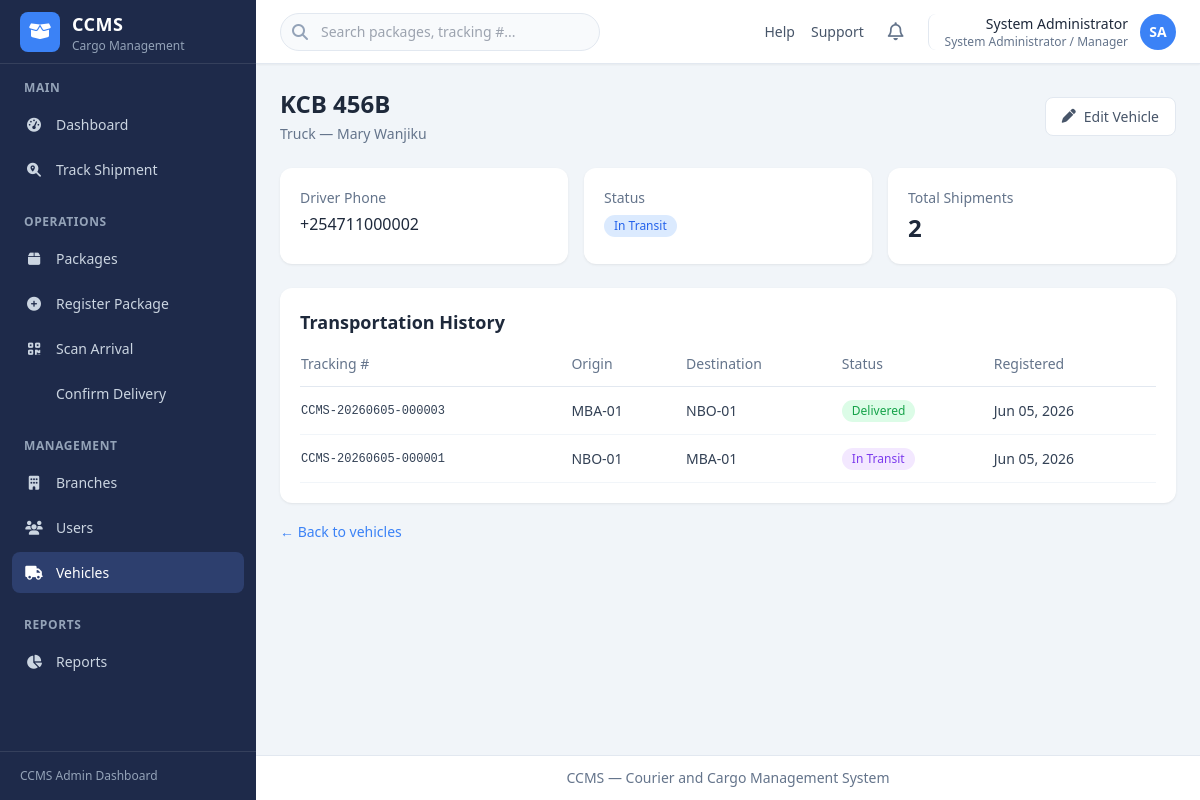
The app's page /vehicles/2/ (signed in), older data.
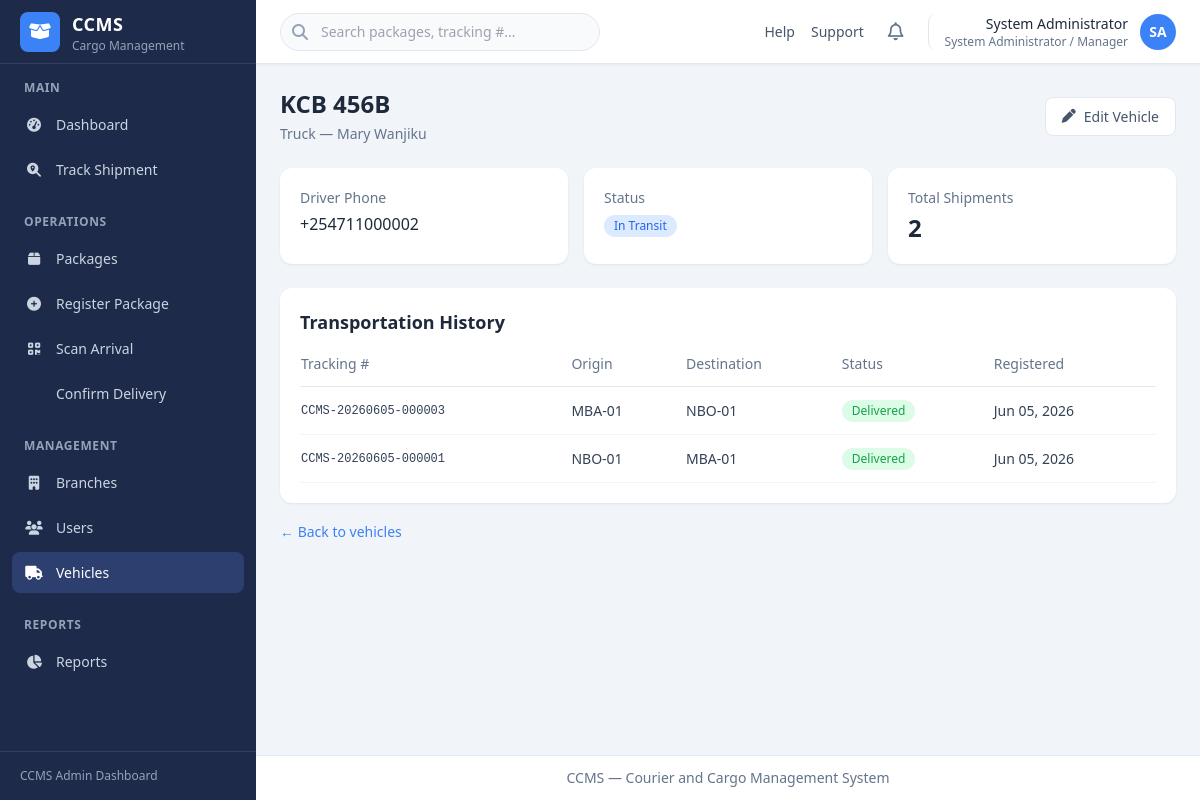
The same page, newer data.
### ccms_app/models.py (models this page shows, shortened)
class Package(models.Model):
    tracking_number = models.CharField(max_length=30, unique=True, editable=False)
    sender_full_name = models.CharField(max_length=255)
    sender_id_number = models.CharField(max_length=50)
    sender_phone = models.CharField(max_length=20)
    receiver_full_name = models.CharField(max_length=255)
    receiver_id_number = models.CharField(max_length=50)
    receiver_phone = models.CharField(max_length=20)
    package_type = models.CharField(max_length=20, choices=PackageType.choices)
    description = models.TextField(blank=True)
    quantity = models.PositiveIntegerField(default=1)
    weight = models.DecimalField(max_digits=10, decimal_places=2)
    origin_branch = models.ForeignKey(
        Branch,
        on_delete=models.PROTECT,
        related_name='outgoing_packages',
    )
    destination_branch = models.ForeignKey(
        Branch,
        on_delete=models.PROTECT,
        related_name='incoming_packages',
    )
    assigned_vehicle = models.ForeignKey(
        Vehicle,
        on_delete=models.SET_NULL,
        null=True,
        blank=True,
        related_name='shipments',
    )
    transport_fee = models.DecimalField(max_digits=12, decimal_places=2)
    status = models.CharField(
        max_length=30,
        choices=PackageStatus.choices,
        default=PackageStatus.REGISTERED,
    )
    registered_by = models.ForeignKey(
        settings.AUTH_USER_MODEL,
        on_delete=models.PROTECT,
        related_name='registered_packages',
    )
    registered_at = models.DateTimeField(auto_now_add=True)
    received_by = models.ForeignKey(
        settings.AUTH_USER_MODEL,
        on_delete=models.SET_NULL,
        null=True,
        blank=True,
        related_name='received_packages',
    )
    received_at_branch = models.ForeignKey(
        Branch,
        on_delete=models.SET_NULL,
        null=True,
        blank=True,
        related_name='received_packages',
    )
    arrived_at = models.DateTimeField(null=True, blank=True)
    delivered_by = models.ForeignKey(
        settings.AUTH_USER_MODEL,
        on_delete=models.SET_NULL,
        null=True,
        blank=True,
        related_name='delivered_packages',
    )
    delivered_at = models.DateTimeField(null=True, blank=True)
    delivery_receiver_id_number = models.CharField(max_length=50, blank=True)
    created_at = models.DateTimeField(auto_now_add=True)
    updated_at = models.DateTimeField(auto_now=True)
    class Meta:
        ordering = ['-registered_at']
    @property
    def status_label(self):
        return self.get_status_display()
    @property
    def status_css_class(self):
        mapping = {
            PackageStatus.REGISTERED: 'registered',
            PackageStatus.READY_FOR_DISPATCH: 'ready',
            PackageStatus.IN_TRANSIT: 'in-transit',
            PackageStatus.ARRIVED: 'arrived',
            PackageStatus.READY_FOR_PICKUP: 'ready',
            PackageStatus.DELIVERED: 'delivered',
            PackageStatus.CANCELLED: 'cancelled',
        }
        return mapping.get(self.status, 'registered')

class Branch(models.Model):
    name = models.CharField(max_length=255)
    code = models.CharField(max_length=20, unique=True)
    location = models.CharField(max_length=255)
    contact_number = models.CharField(max_length=20)
    is_active = models.BooleanField(default=True)
    created_at = models.DateTimeField(auto_now_add=True)
    updated_at = models.DateTimeField(auto_now=True)
    class Meta:
        ordering = ['name']
        verbose_name_plural = 'branches'

### ccms_app/views_management.py (the view)
# urls.py: path('vehicles/<int:pk>/', views_management.vehicle_detail, name='vehicle_detail'),
@admin_required
def vehicle_detail(request, pk):
    vehicle = get_object_or_404(Vehicle, pk=pk)
    shipments = (
        Package.objects
        .filter(assigned_vehicle=vehicle)
        .select_related('origin_branch', 'destination_branch')
        .order_by('-registered_at')
    )
    return render(request, 'ccms_app/vehicles/detail.html', {
        'active_nav': 'vehicles',
        'vehicle': vehicle,
        'shipments': shipments,
    })

### account/models.py (called while the page is built)
    @property
    def is_admin_manager(self):
        return self.role == UserRole.ADMIN_MANAGER

    @property
    def role_label(self):
        return self.get_role_display()

    def get_initials(self):
        parts = self.full_name.strip().split()
        if len(parts) >= 2:
            return (parts[0][0] + parts[-1][0]).upper()
        if parts:
            return parts[0][0].upper()
        return self.username[:1].upper()

### templates/ccms_app/vehicles/detail.html (shortened to what this page needs)
{% extends "base.html" %}
{% block page_header %}
<div class="mb-6 flex flex-col gap-4 sm:flex-row sm:items-center sm:justify-between">
    <div>
        <h1 class="text-2xl font-bold text-slate-800">{{ vehicle.plate_number }}</h1>
        <p class="mt-1 text-sm text-slate-500">{{ vehicle.vehicle_type }} — {{ vehicle.driver_name }}</p>
    </div>
    <a href="{% url 'ccms_app:vehicle_edit' vehicle.pk %}" class="btn-secondary">
        <i class="fa-solid fa-pen"></i> Edit Vehicle
    </a>
</div>
{% endblock %}
{% block content %}
<div class="mb-6 grid grid-cols-1 gap-4 sm:grid-cols-3">
    <div class="dashboard-card">
        <p class="text-sm text-slate-500">Driver Phone</p>
        <p class="mt-1 font-medium">{{ vehicle.driver_phone }}</p>
    </div>
    <div class="dashboard-card">
        <p class="text-sm text-slate-500">Status</p>
        <p class="mt-1"><span class="status-badge status-registered">{{ vehicle.get_status_display }}</span></p>
    </div>
    <div class="dashboard-card">
        <p class="text-sm text-slate-500">Total Shipments</p>
        <p class="mt-1 text-2xl font-bold">{{ shipments|length }}</p>
    </div>
</div>
<div class="dashboard-card overflow-x-auto">
    <h2 class="mb-4 text-lg font-semibold text-slate-800">Transportation History</h2>
    <table class="data-table">
        <thead>
            <tr>
                <th>Tracking #</th>
                <th>Origin</th>
                <th>Destination</th>
                <th>Status</th>
                <th>Registered</th>
            </tr>
        </thead>
        <tbody>
            {% for shipment in shipments %}
            <tr>
                <td class="font-mono text-xs">{{ shipment.tracking_number }}</td>
                <td>{{ shipment.origin_branch.code }}</td>
                <td>{{ shipment.destination_branch.code }}</td>
                <td><span class="status-badge status-{{ shipment.status_css_class }}">{{ shipment.status_label }}</span></td>
                <td>{{ shipment.registered_at|date:"M d, Y" }}</td>
            </tr>
            {% empty %}
            <tr>
                <td colspan="5" class="py-8 text-center text-slate-400">No shipments assigned to this vehicle yet.</td>
            </tr>
            {% endfor %}
        </tbody>
    </table>
</div>
<div class="mt-4">
    <a href="{% url 'ccms_app:vehicle_list' %}" class="text-sm font-medium text-brand hover:text-brand-dark">
        &larr; Back to vehicles
    </a>
</div>
{% endblock %}

Row changes from the older to the newer data that the page shows:
changed Package "CCMS-20260605-000001": status "in_transit" → "delivered" (drawn); status_label "In Transit" → "Delivered"
